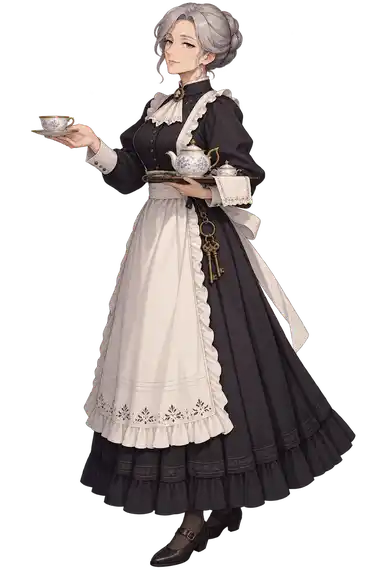
#> input picture assets/raven/vn_pilot/ada_offer_tea.webp, 380 x 570 px
$ python -i review_wall_asset_batch.py   (imports and definitions only)
#> lines starting #> are read from the running program, lines starting #| are printed output that depends on the picture
#!/usr/bin/env python3
"""Collect generated Raven Manor wall candidates into a reviewable approval manifest.

Generation is not approval. This tool never changes a decision by itself: it records the
filename, SHA-256, seed, model and mechanical alpha checks for every candidate and leaves
`decision` at `pending` until a human edits the manifest. Existing human decisions are
preserved as long as the underlying file hash is unchanged.
"""
from __future__ import annotations

import argparse
import hashlib
import json
import sys
from datetime import date
from pathlib import Path

try:
    from PIL import Image, ImageDraw, ImageFont

    PIL_AVAILABLE = True
except ImportError:  # pragma: no cover - exercised only on machines without Pillow
    Image = ImageDraw = ImageFont = None
    PIL_AVAILABLE = False

ROOT = Path(__file__).resolve().parents[3]
MANIFEST = ROOT / "data/raven/comfyui_wall_asset_manifest.json"
REVIEW = ROOT / "data/raven/comfyui_wall_asset_review.json"

RAW_SUBDIR = Path("output/RavenManor/walls/raw")
ALPHA_SUBDIR = Path("output/RavenManor/walls/alpha")

ALPHA_VISIBLE = 8          # alpha above this counts as visible
OPAQUE = 250               # alpha above this counts as fully opaque
MIN_COVERAGE = 0.01        # below this the cutout is considered empty
WHITE_BORDER = 235         # mean border luminance expected on the isolation background


def require_pillow():
    if not PIL_AVAILABLE:
        raise RuntimeError("Pillow is required: python -m pip install pillow")


# [6 lines left out: function sha256, not called in this run]


def _alpha_channel(image):
    return image.convert("RGBA").getchannel("A")


_GUIDE_MODULE = None


# [60 lines left out: functions _guide_module, guide_bbox, analyze_alpha, not called in this run]


def analyze_raw(path):
    """The raw render must stay isolated on a plain white background."""
    require_pillow()
    with Image.open(path) as image:
#> image is the input picture: PIL image 380x570 RGBA; mean R, G, B, A 50.4, 45, 44, 97
        grey = image.convert("L")
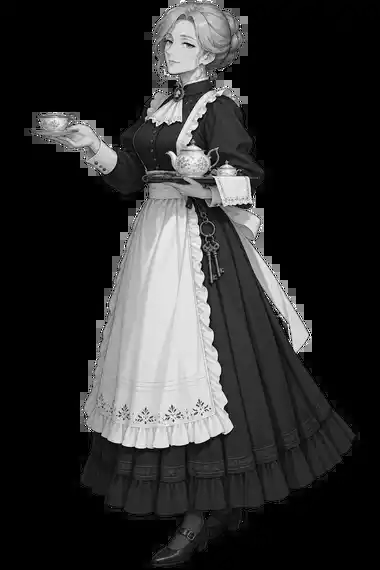
#> grey: PIL image 380x570 L; min 0, max 255, mean 46.5
        width, height = grey.size
#> width = 380; height = 570
        ring = max(1, min(width, height) // 64)
#> ring = 5
        samples = [
            grey.crop((0, 0, width, ring)), grey.crop((0, height - ring, width, height)),
            grey.crop((0, 0, ring, height)), grey.crop((width - ring, 0, width, height)),
        ]
        values = []
        for strip in samples:
            histogram = strip.histogram()
            count = sum(histogram)
            values.append(sum(index * value for index, value in enumerate(histogram)) / count)
#> this loop made 4 passes
#> count on passes 1 to 4: 1900, 1900, 2850, 2850
#> after the loop, values = [20.44, 1.26, 0.0281, 0.0196]
        border_mean = sum(values) / len(values)
#> border_mean = 5.44
        mode = image.mode
#> mode = 'RGBA'
        size = list(image.size)
#> size = [380, 570]
    flags = []
    if border_mean < WHITE_BORDER:
        flags.append("raw_background_not_white")
    return {"mode": mode, "size": size, "border_mean_luminance": round(border_mean, 1),
            "flags": flags}


# [134 lines left out: functions newest_candidate, previous_decisions, build_review, draw_contact_sheet, main, not called in this run]


# [2 lines not run here, left out]

>>> result = analyze_raw('../../../assets/raven/vn_pilot/ada_offer_tea.webp')
#> result = {'mode': 'RGBA', 'size': [380, 570], 'border_mean_luminance': 5.4, 'flags': ['raw_background_not_white']}
